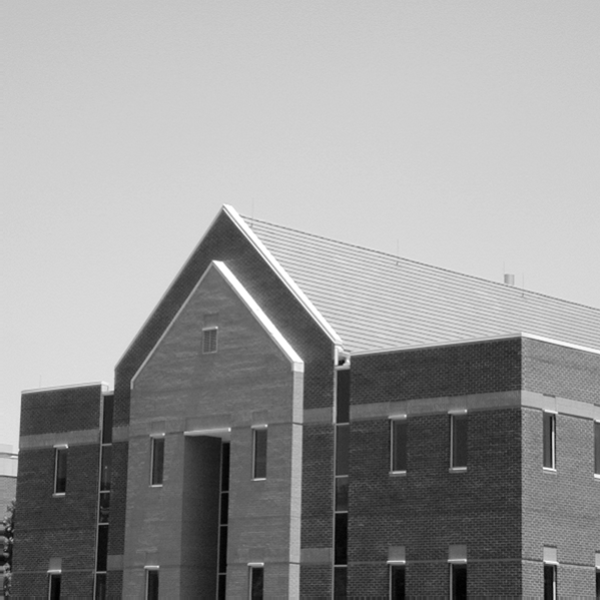
#> input picture lab5/submit/Q5_1.tif, 600 x 600 px, found by its file name
$ python sobel.py
#> lines starting #> are read from the running program, lines starting #| are printed output that depends on the picture
### lab5/lab5_lib.py
import matplotlib.pyplot as plt
import numpy as np
from PIL import Image
from joblib import Parallel, delayed
import time


def FFT_zero_padding(input_img):
    row, col = input_img.shape
    output_image = np.zeros([2 * row, 2 * col])
    output_image[0:row, 0:col] = input_img
    return output_image


def FFT_extract_padding(input_img):
    row, col = input_img.shape
    output_image = input_img[int(row / 2):row, int(col / 2):col]
    return output_image


def multiply_center(input_img):
    row, col = input_img.shape
    I, J = np.ogrid[:row, :col]
    mask = np.full((row, col), -1)
    mask[(I + J) % 2 == 0] = 1
    return mask * input_img


def transform_centering(input_img):
    row, col = input_img.shape
    return input_img[0:int(row / 2), 0:int(col / 2)]


def DFT_kernel(input_image_padded, kernel):
    sz = (input_image_padded.shape[0] - kernel.shape[0], input_image_padded.shape[1] - kernel.shape[1])
    DFT_kernel_1 = np.pad(kernel, (((sz[0] + 1) // 2, sz[0] // 2), ((sz[1] + 1) // 2, sz[1] // 2)), 'constant')
    DFT_kernel_1 = multiply_center(DFT_kernel_1)
    DFT_kernel_1_fft = np.fft.fft2(DFT_kernel_1)
    return DFT_kernel_1_fft


# [18 lines left out: functions generate_gaussian, generate_butterworth, not called in this run]


def normalize(input_img):
    return (input_img - np.min(input_img)) / (np.max(input_img) - np.min(input_img))

### lab5/sobel.py
import matplotlib.pyplot as plt
import numpy as np
from PIL import Image
from joblib import Parallel, delayed
import time
import lab5_lib


def conv(input_img, kernel_flat):
    row, col = input_img.shape

    def pad_with(vector, pad_width, iaxis, kwargs):
        pad_value = kwargs.get('padder', 0)
        vector[:pad_width[0]] = pad_value
        vector[-pad_width[1]:] = pad_value

    input_img_padding = np.pad(input_img, 1, pad_with, padder=0)

    # def par func
    def single_conv(i, j):
        im_arr = input_img_padding[(i - 1):(i + 2), (j - 1):(j + 2)].flatten()
        return np.sum(im_arr * kernel_flat)

    par_output = np.array(Parallel(n_jobs=6)(delayed(single_conv)(i, j)
                                             for i in range(1, row + 1)
                                             for j in range(1, col + 1)
                                             ))

    Lap = np.reshape(par_output, input_img.shape)
    return Lap


def sobel_11812418(input_img):
#> called with input_img = 'Q5_1.tif'
    pic_num = 1
    # Reading of the image into numpy array:
    img = Image.open(input_img)
#> img is the input picture: PIL image 600x600 L; min 0, max 255, mean 152.8

    # FFT transform for img arr
    img_arr = np.asarray(img)
    input_image_origin = np.asarray(img)

    row, col = img_arr.shape
#> row = 600; col = 600

    # FFT Padding
    img_arr = lab5_lib.FFT_zero_padding(img_arr)
#> in FFT_zero_padding, `output_image[0:row, 0:col] = input_img`:
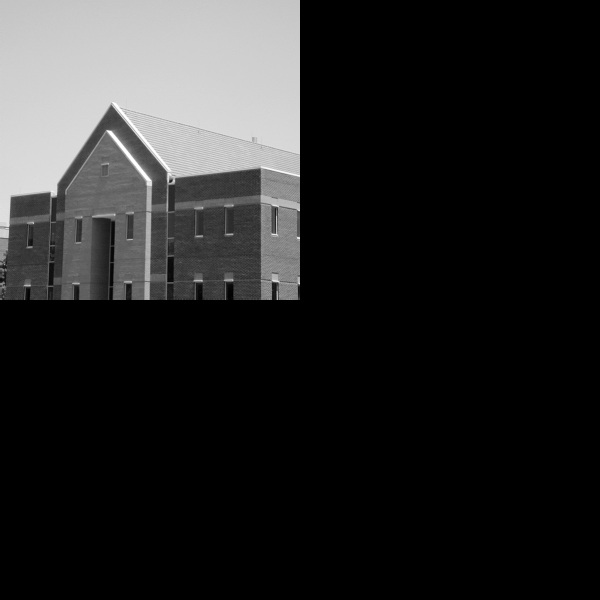
#> output_image: shape (1200, 1200) float64 (shown at 1/2 size); min 0, max 255, mean 38.2

    img_arr = lab5_lib.multiply_center(img_arr)
#> in multiply_center, `return mask * input_img`:
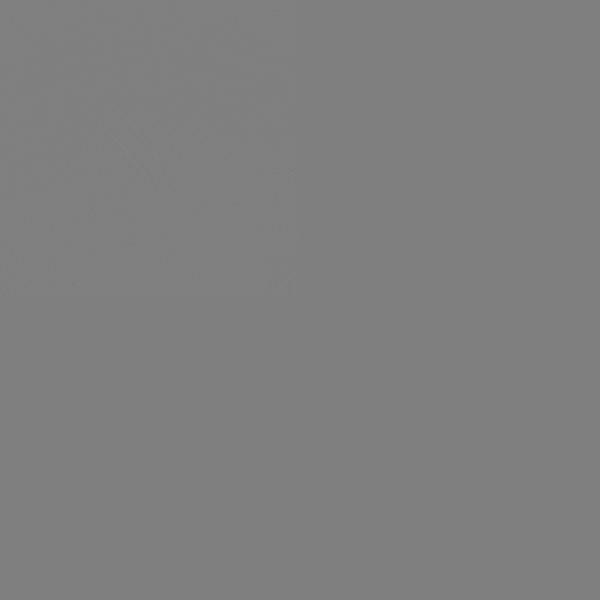
#> returned value: shape (1200, 1200) float64 (shown at 1/2 size); min -255, max 255, mean 0; drawn with min black and max white

    img_arr_fft = np.fft.fft2(img_arr)
    # plt.imshow(20*np.log(np.abs((np.fft.fft2(img_arr)))))
    # plt.show()

    kernel1 = np.array([[-1, 0, 1], [-2, 0, 2], [-1, 0, 1]])

    DFT_kernel_1_fft = lab5_lib.DFT_kernel(img_arr, kernel1)

    # K1
    filtered_1 = np.real(np.fft.ifft2(img_arr_fft * DFT_kernel_1_fft))
    filtered_1 = lab5_lib.FFT_extract_padding(filtered_1)
#> in FFT_extract_padding, `output_image = input_img[int(row / 2):row, int(col / 2):col]`:
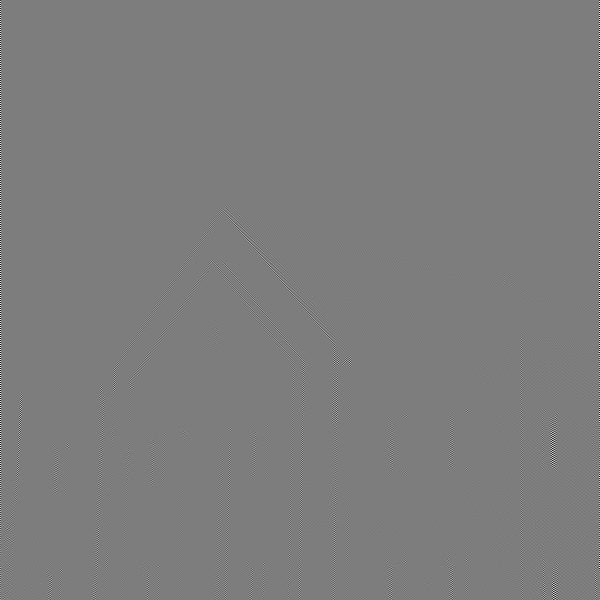
#> output_image: shape (600, 600) float64; min -958, max 987, mean 0; drawn with min black and max white
    filtered_1 = lab5_lib.multiply_center(filtered_1)
#> in multiply_center (call 3), `return mask * input_img`:
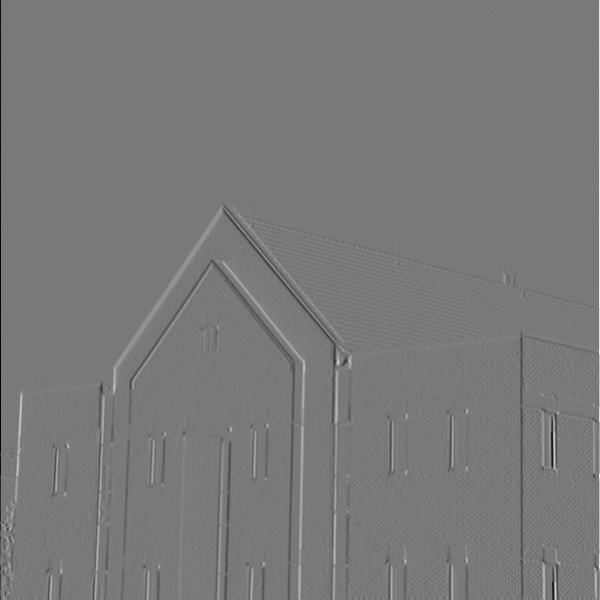
#> returned value: shape (600, 600) float64; min -897, max 987, mean 0.1; drawn with min black and max white
    # [6 lines of commented-out code are left out]
    op_img = lab5_lib.normalize(filtered_1) * 255
    op_img = np.clip(op_img, 115, 145)
    op_img = lab5_lib.normalize(op_img)*255
#> in normalize (call 2), `return (input_img - np.min(input_img)) / (np.max(input_img) - np.min(i..`:
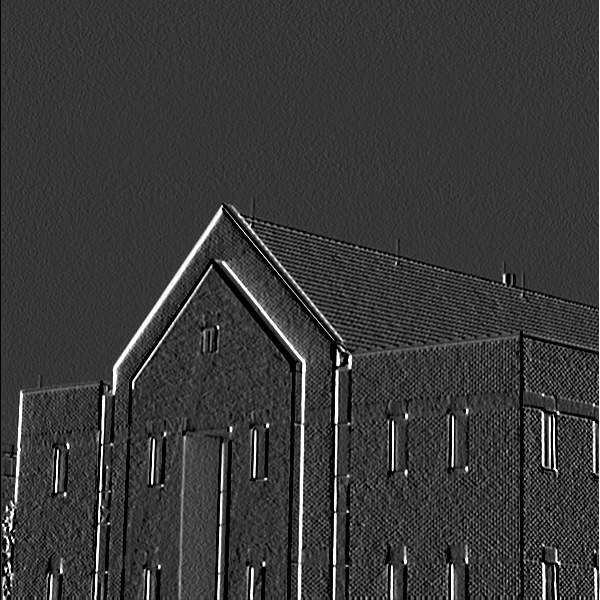
#> returned value: shape (600, 600) float64; min 0, max 1, mean 0.226
    print(op_img)
#> (printed output is left out)

    plt.imshow(op_img)
    plt.show()

    op_img_spacial = conv(input_image_origin,kernel1.flatten())
#> in conv, `input_img_padding = np.pad(input_img, 1, pad_with, padder=0)`:
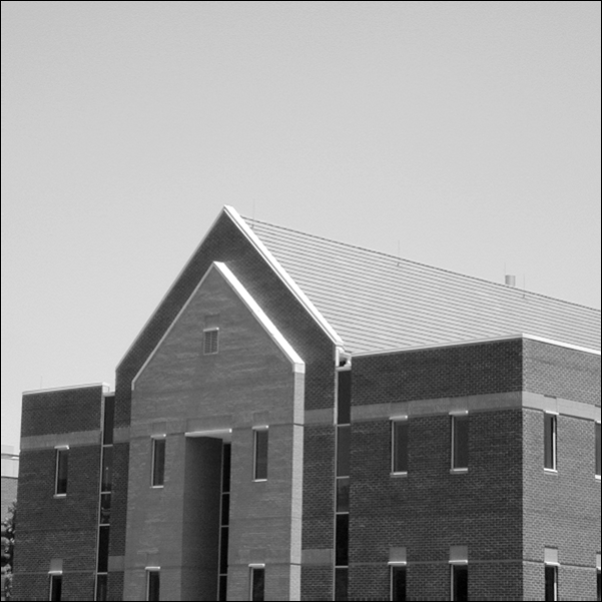
#> input_img_padding: shape (602, 602); min 0, max 255, mean 151.8
#> in single_conv, `im_arr = input_img_padding[(i - 1):(i + 2), (j - 1):(j + 2)].flatten()`: im_arr = [0, 0, 0, 0, 195, 195, 0, 193, 193]
#> in conv, `Lap = np.reshape(par_output, input_img.shape)`:
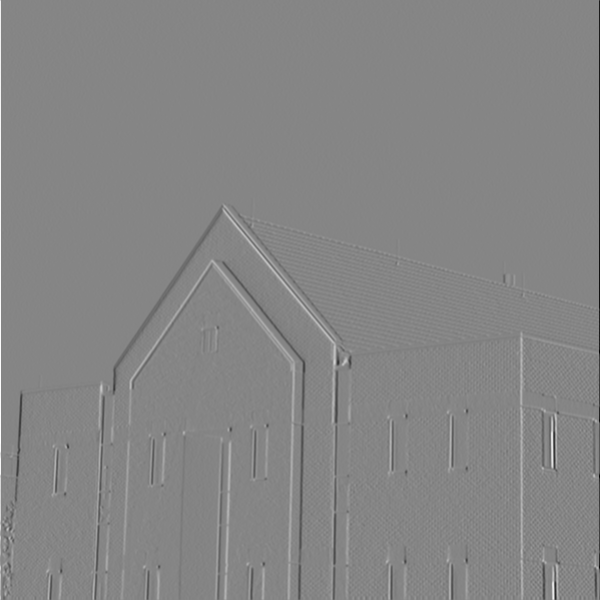
#> Lap: shape (600, 600) int64; min -987, max 897, mean -0.1; drawn with min black and max white
    op_img_spacial = lab5_lib.normalize(op_img_spacial)*255

    return op_img, op_img_spacial


start_time = time.time()
A, A_S = sobel_11812418("Q5_1.tif")
op_image = Image.fromarray(A.astype(np.uint8))
op_image_S = Image.fromarray(A_S.astype(np.uint8))
print("--- %s seconds ---" % (time.time() - start_time))
op_image.save("output/Q5_1_M.tif")
op_image_S.save("output/Q5_1_M_S.tif")

$ run again, with lab5/submit/Q5_2.tif copied over lab5/submit/Q5_1.tif
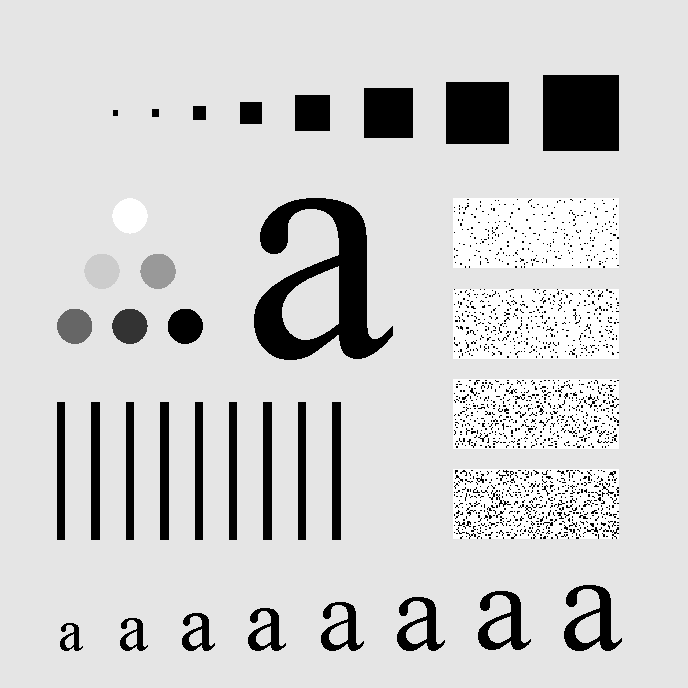
#> input picture lab5/submit/Q5_2.tif, 688 x 688 px, found by its file name
#> in sobel_11812418, img is the input picture: PIL image 688x688 L; min 0, max 255, mean 207.3
#> in normalize (call 2), `return (input_img - np.min(input_img)) / (np.max(input_img) - np.min(i..`:
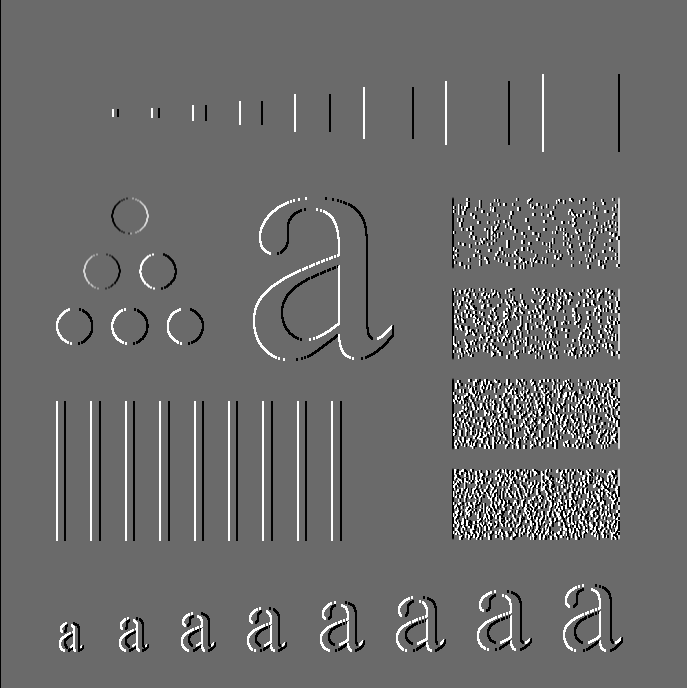
#> returned value: shape (688, 688) float64; min 0, max 1, mean 0.423
#> (printed output is left out)
#> im_arr = [0, 0, 0, 0, 229, 229, 0, 229, 229]
#> in conv, `Lap = np.reshape(par_output, input_img.shape)`:
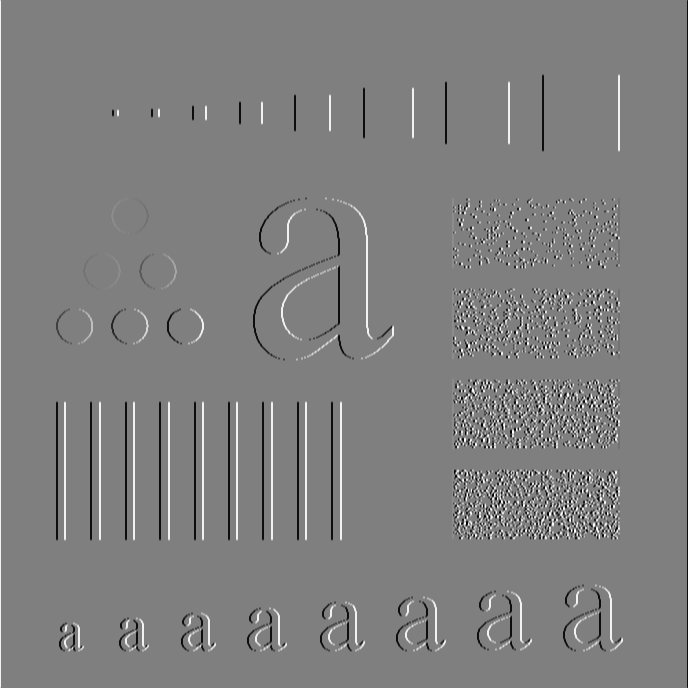
#> Lap: shape (688, 688) int64; min -1020, max 1020, mean 0; drawn with min black and max white

$ run again, with lab5/submit/Q5_3.tif copied over lab5/submit/Q5_1.tif
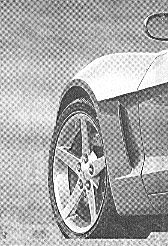
#> input picture lab5/submit/Q5_3.tif, 168 x 246 px, found by its file name
#> in sobel_11812418, img is the input picture: PIL image 168x246 L; min 0, max 255, mean 169.7
#> (printed output is left out)
#> in conv, `input_img_padding = np.pad(input_img, 1, pad_with, padder=0)`:
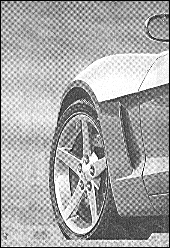
#> input_img_padding: shape (248, 170); min 0, max 255, mean 166.3
#> im_arr = [0, 0, 0, 0, 154, 135, 0, 148, 75]
#> in conv, `Lap = np.reshape(par_output, input_img.shape)`:
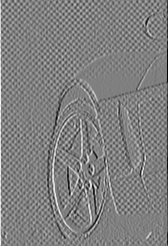
#> Lap: shape (246, 168) int64; min -1009, max 1001, mean -0.8; drawn with min black and max white
